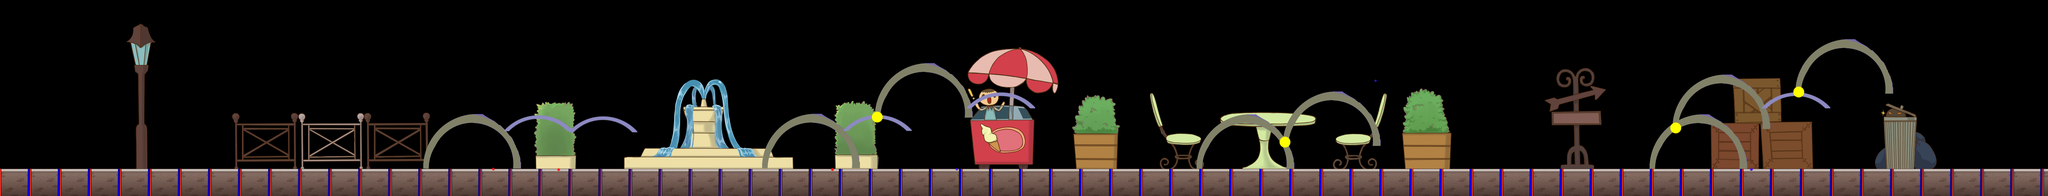

The image is a tile-based game level rendered from a .tmx file. Its description and source (layers, tilesets, objects; grid data summarised) follow:
An orthogonal 375x36 tile map with 20x20 px tiles, 3 tile layers (Tile Layer 1, mob1, mob2), 3 tilesets.

<map version="1.0" orientation="orthogonal" width="375" height="36" tilewidth="20" tileheight="20">
 <tileset firstgid="1" name="jump" tilewidth="20" tileheight="20">
  <image source="jump.png" width="7500" height="720" />
 </tileset>
 <tileset firstgid="13501" name="monster_check1" tilewidth="20" tileheight="20">
  <image source="monster_check1.png" width="20" height="20" />
 </tileset>
 <tileset firstgid="13502" name="monster_check2" tilewidth="20" tileheight="20">
  <image source="monster_check2.png" width="20" height="20" />
 </tileset>
 <layer name="Tile Layer 1" width="375" height="36">
  <data>[13500 cells, 13500 non-empty, 13125 distinct tile ids]</data>
 </layer>
 <layer name="mob1" width="375" height="36" opacity="0">
  <data>[13500 cells, 3 non-empty, 1 distinct tile ids]</data>
 </layer>
 <layer name="mob2" width="375" height="36" opacity="0">
  <data>[13500 cells, 2 non-empty, 1 distinct tile ids]</data>
 </layer>
</map>
